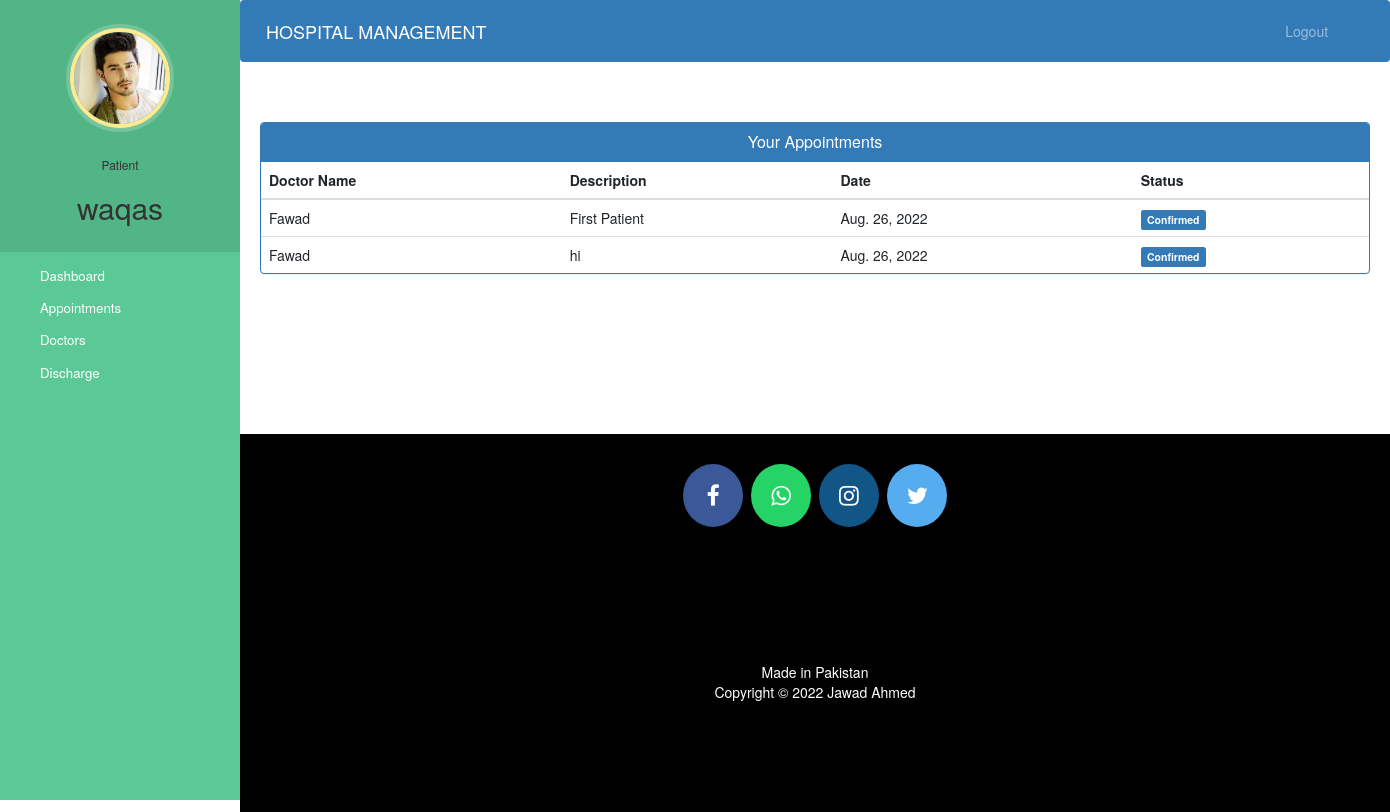
/patient-view-appointment (signed in), run on an earlier commit of the app's database.
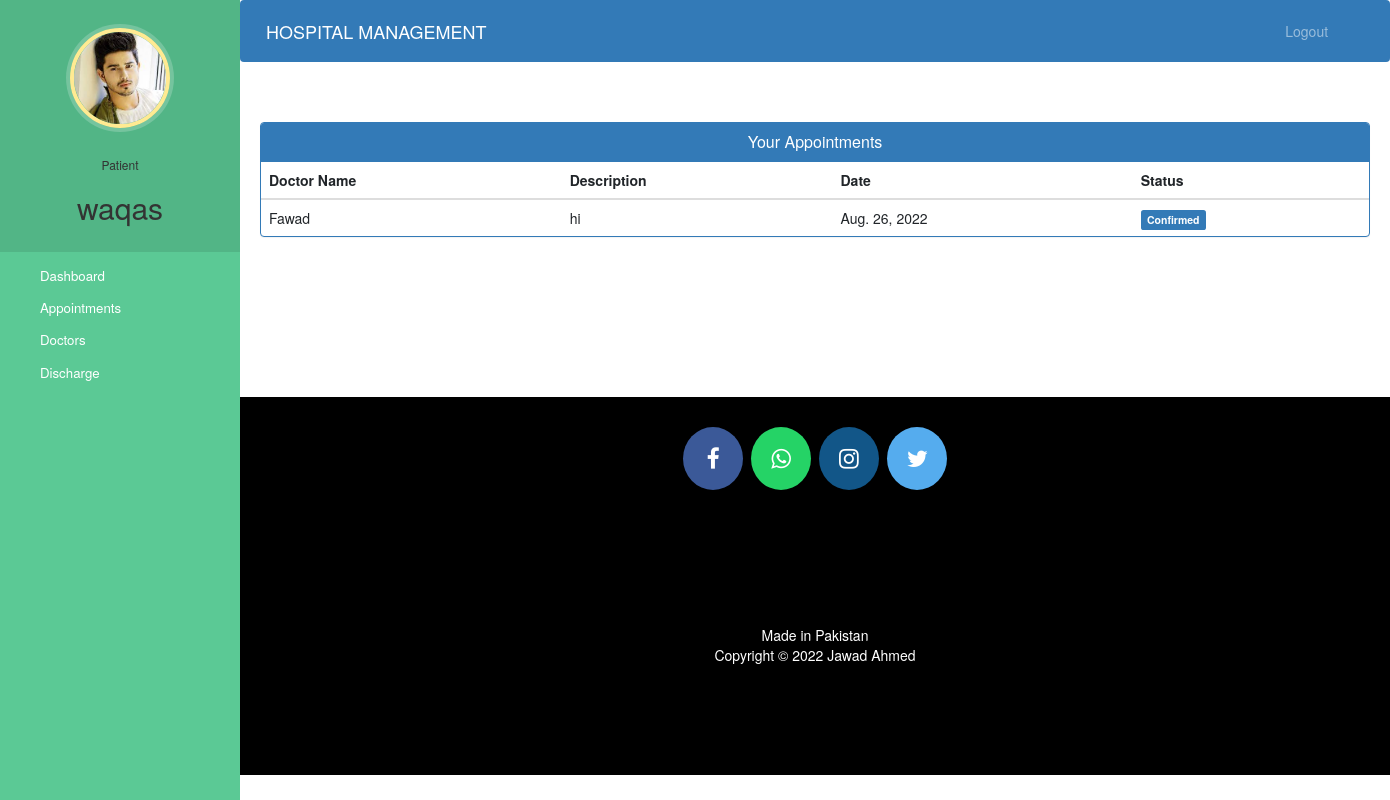
And on a later commit of the database.
### hospital/models.py (models this page shows)
class Appointment(models.Model):
    patientId=models.PositiveIntegerField(null=True)
    doctorId=models.PositiveIntegerField(null=True)
    patientName=models.CharField(max_length=40,null=True)
    doctorName=models.CharField(max_length=40,null=True)
    appointmentDate=models.DateField(auto_now=True)
    description=models.TextField(max_length=500)
    status=models.BooleanField(default=False)

### hospital/views.py (the view)
# urls.py: path('patient-view-appointment', views.patient_view_appointment_view,
@login_required(login_url='patientlogin')
@user_passes_test(is_patient)
def patient_view_appointment_view(request):
    patient = models.Patient.objects.get(user_id=request.user.id)
    appointments = models.Appointment.objects.all().filter(patientId=request.user.id)
    return render(request, 'hospital/patient_view_appointment.html', {'appointments': appointments, 'patient': patient})

### hospital/views.py (called while the page is built)
def is_patient(user):
    return user.groups.filter(name='PATIENT').exists()

### hospital/templates/hospital/patient_view_appointment.html (shortened to what this page needs)
{% extends 'hospital/patient_base.html' %}
{% block content %}
<head>
    <link href="//netdna.bootstrapcdn.com/bootstrap/3.0.0/css/bootstrap.min.css" rel="stylesheet" id="bootstrap-css">
</head>
<div class="container">
    <div class="panel panel-primary">
        <div class="panel-heading">
            <h6 class="panel-title">Your Appointments</h6>
        </div>
        <table class="table table-hover" id="dev-table">
            <thead>
                <tr>
                    <th>Doctor Name</th>
                    <th>Description</th>
                    <th>Date</th>
                    <th>Status</th>
                </tr>
            </thead>
            {% for a in appointments %}
            <tr>
                <td> {{a.doctorName}}</td>
                <td>{{a.description}}</td>
                <td>{{a.appointmentDate}}</td>
                {%if a.status%}
                <td> <span class="label label-primary">Confirmed</span></td>
                {% else %}
                <td> <span class="label label-success">Pending</span></td>
                {% endif %}
            </tr>
            {% endfor %}
        </table>
    </div>
</div>
{% endblock content %}

What changed in the data, as far as the page shows it:
removed Appointment: doctorName "Fawad", description "First Patient", appointmentDate "Aug. 26, 2022", status "Confirmed"
